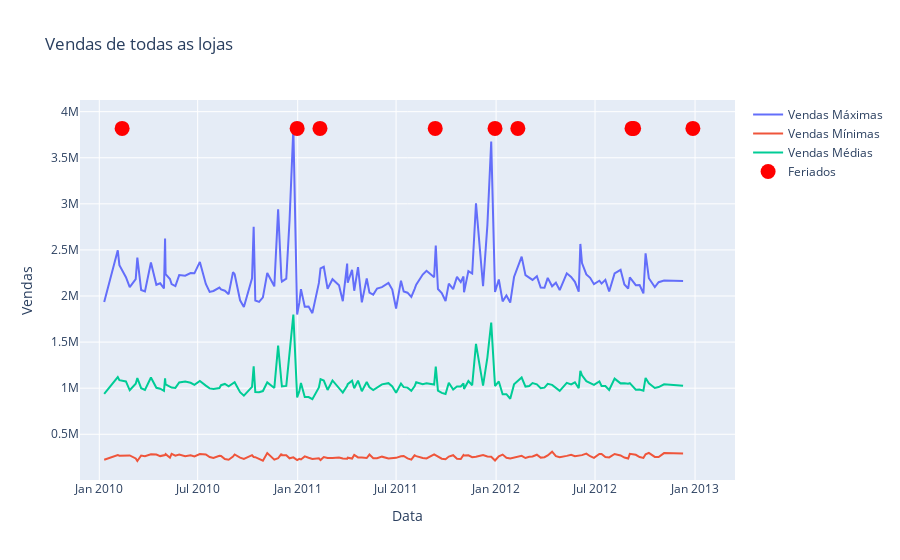

This figure's notebook cell:
### Code cell
#Faça um gráfico com as vendas máximas, mínimas e médias de todas as lojas ao longo do tempo. 
#Ressalte de alguma forma, o período de feriados mencionados acima.




# Converter a coluna 'Data' para o formato de data
df['Date'] = pd.to_datetime(df['Date'])

# Calcular as vendas máximas, mínimas e médias de todas as lojas ao longo do tempo
df_grouped = df.groupby('Date')['Weekly_Sales'].agg(['max', 'min', 'mean'])

# Criar um trace para as vendas máximas
trace_max = go.Scatter(
    x=df_grouped.index,
    y=df_grouped['max'],
    mode='lines',
    name='Vendas Máximas'
)

# Criar um trace para as vendas mínimas
trace_min = go.Scatter(
    x=df_grouped.index,
    y=df_grouped['min'],
    mode='lines',
    name='Vendas Mínimas'
)

# Criar um trace para as vendas médias
trace_mean = go.Scatter(
    x=df_grouped.index,
    y=df_grouped['mean'],
    mode='lines',
    name='Vendas Médias'
)

# Criar um trace para destacar o período de feriados
trace_holidays = go.Scatter(
    x=['2010-02-12', '2011-02-11', '2012-02-10','2012-09-10', '2011-09-11', '2012-09-07','2010-12-31', '2011-12-30', '2012-12-28','2010-11-26', '2011-11-25', '2012-11-23'],
    y=[df_grouped['max'].max()]*9,
    mode='markers',
    marker=dict(size=15, color='red'),
    name='Feriados'
)

# Criar um layout para o gráfico
layout = go.Layout(
    title='Vendas de todas as lojas',
    xaxis=dict(title='Data'),
    yaxis=dict(title='Vendas')
)

# Criar a figura com os traces e o layout
fig = go.Figure(data=[trace_max, trace_min, trace_mean, trace_holidays], layout=layout)

# Exibir o gráfico
fig.show()

### Figure 1 — Plotly figure (JSON) as saved in the notebook; plotly's stock layout.template omitted (floating-point values rounded to 4 significant figures; data arrays with more than 128 entries replaced by an {"elided": "..."} marker saying what was removed)
{"data": [{"mode": "lines", "name": "Vendas Máximas", "type": "scatter", "x": {"elided": "143 str values"}, "y": {"elided": "143 float values"}}, {"mode": "lines", "name": "Vendas Mínimas", "type": "scatter", "x": {"elided": "143 str values"}, "y": {"elided": "143 float values"}}, {"mode": "lines", "name": "Vendas Médias", "type": "scatter", "x": {"elided": "143 str values"}, "y": {"elided": "143 float values"}}, {"marker": {"color": "red", "size": 15}, "mode": "markers", "name": "Feriados", "type": "scatter", "x": ["2010-02-12", "2011-02-11", "2012-02-10", "2012-09-10", "2011-09-11", "2012-09-07", "2010-12-31", "2011-12-30", "2012-12-28", "2010-11-26", "2011-11-25", "2012-11-23"], "y": [3819000.0, 3819000.0, 3819000.0, 3819000.0, 3819000.0, 3819000.0, 3819000.0, 3819000.0, 3819000.0]}], "layout": {"title": {"text": "Vendas de todas as lojas"}, "xaxis": {"title": {"text": "Data"}}, "yaxis": {"title": {"text": "Vendas"}}}}
